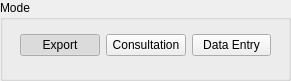
     <widget class="QGroupBox" name="groupBox_4">
      <property name="geometry">
       <rect>
        <x>20</x>
        <y>30</y>
        <width>291</width>
        <height>81</height>
       </rect>
      </property>
      <property name="title">
       <string>Mode</string>
      </property>
      <widget class="QWidget" name="horizontalLayoutWidget">
       <property name="geometry">
        <rect>
         <x>20</x>
         <y>20</y>
         <width>251</width>
         <height>51</height>
        </rect>
       </property>
       <layout class="QHBoxLayout" name="horizontalLayout">
        <item>
         <widget class="QPushButton" name="exportMode">
          <property name="text">
           <string>Export</string>
          </property>
          <property name="checkable">
           <bool>true</bool>
          </property>
          <property name="checked">
           <bool>true</bool>
          </property>
          <property name="autoExclusive">
           <bool>true</bool>
          </property>
         </widget>
        </item>
        <item>
         <widget class="QPushButton" name="consultMode">
          <property name="text">
           <string>Consultation</string>
          </property>
          <property name="checkable">
           <bool>true</bool>
          </property>
          <property name="autoExclusive">
           <bool>true</bool>
          </property>
         </widget>
        </item>
        <item>
         <widget class="QPushButton" name="dataEntryMode">
          <property name="text">
           <string>Data Entry</string>
          </property>
          <property name="checkable">
           <bool>true</bool>
          </property>
          <property name="autoExclusive">
           <bool>true</bool>
          </property>
         </widget>
        </item>
       </layout>
      </widget>
     </widget>
